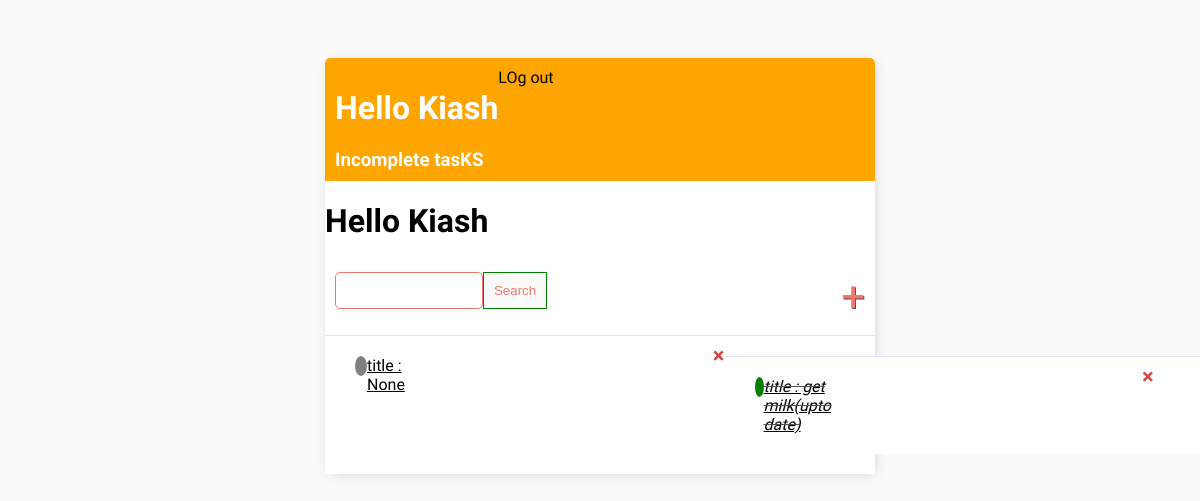
Before: / (signed in) with the older database file.
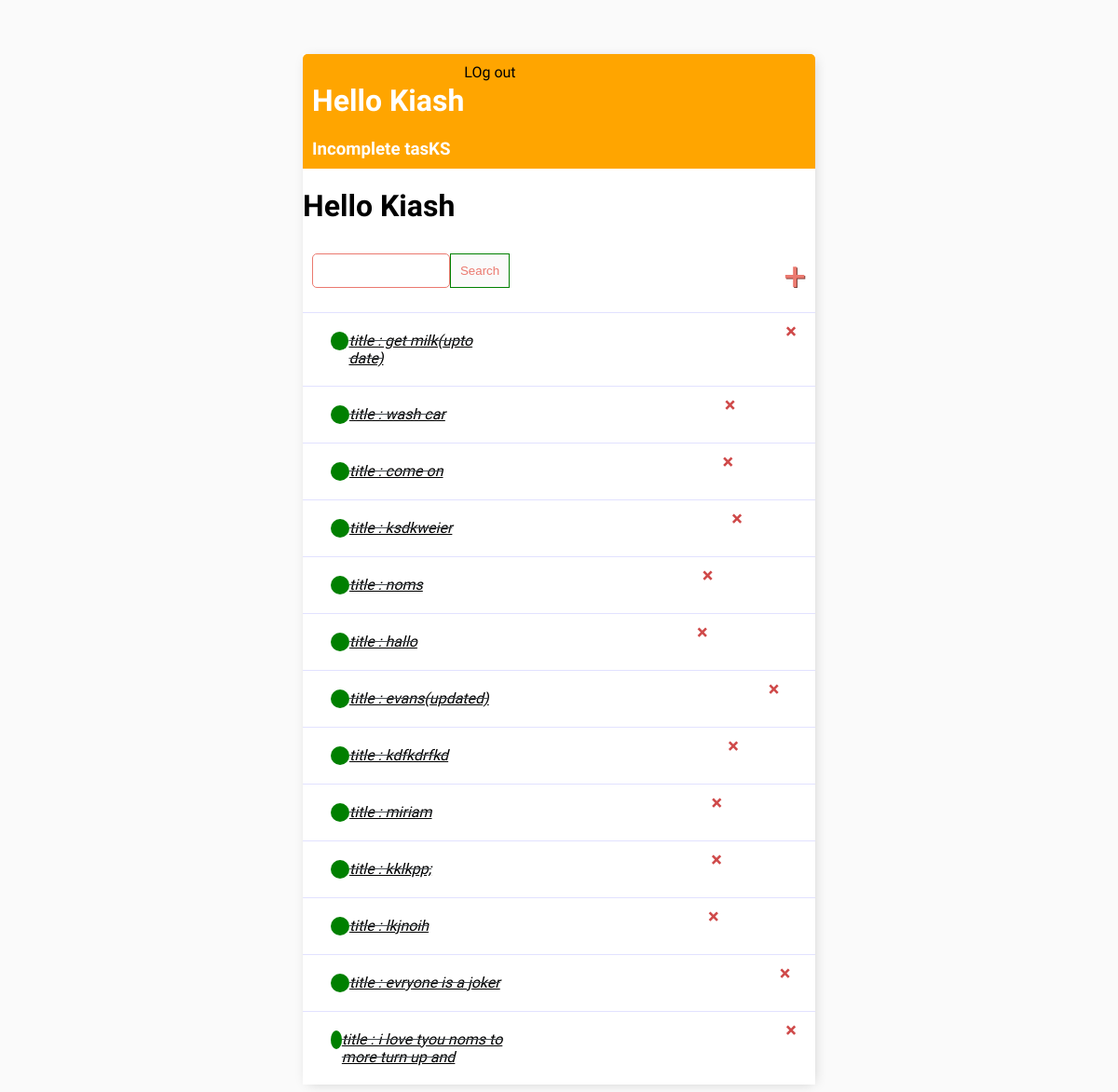
After: the same page with the newer database file.
### todolist/models.py (models this page shows)
class Task(models.Model):
    user=models.ForeignKey(User,on_delete=models.CASCADE)
    title=models.CharField(max_length=200,blank=True,null=True)
    Description=models.TextField(null=True,blank=True,)
    complete=models.BooleanField(default=False)
    creeated=models.DateTimeField(auto_now_add=True)
    def __str__(self):
         return f'title :  {self.   title}'
    class Meta:
        ordering=['complete']

### todolist/views.py (the view)
# urls.py: path('',TaskView.as_view(),name='task'),
class TaskView(LoginRequiredMixin,ListView):
    model=Task
    context_object_name='task'
    def get_context_data(self ,**kwargs):
        context=super().get_context_data(**kwargs)
        context['task']=context['task'].filter(user=self.request.user)
        context['countr']=context['task'].filter(complete=False).count()
        search_input=self.request.GET.get('search-area')
        if search_input:
            context['task']=context['task'].filter(title__startswith=search_input)
            context['task']=search_input
        return context

### todolist/templates/todolist/task_list.html (shortened to what this page needs)
{% extends 'main.html' %}
{% block content %}
<div class="header-bar">
    <div>
        <h1>Hello {{request.user|title}}</h1>
        <h3  style="margin:0;">Incomplete tasKS  </h3>
    </div>
    {% if request.user.is_authenticated %}
<a href="{% url 'todolist:logout' %} ">LOg out</a>
{%  else  %}
<a href="{% url  'todolist:login'  %}" >LOG IN</a>
{% endif %}
</div>
<h1>Hello  {{request.user|title}} </h1>
<div id="search">
    <form method='GET' style="margin:2opx;display:flex;" >
        <input type='text' name='search-area' value="{{search_input}}">
        <input class="button" type='submit' value='Search',>
    </form>
    <a  id="add-link" href="{% url 'todolist:task-create'  %}">&#x2b</a>
</div>
<div  class="task-items-wrapper">
    {% for task in task %}
    <div  class="task-wrapper">
        {% if task.complete %}
        <div class="task-title">
            <div class="task-complete-icons"></div>
            <i><s><a href="{% url 'todolist:task-update' task.id  %}"> {{task}}</a></s></i>
        </div>
        <a  class="delete-task"  href="{% url 'todolist:task-delete' task.id %}">&#215;</a>
        {% else %}
        <div class="task-title">
            <div class="task-incomplete-icons"></div>
            <a href="{% url 'todolist:task-update' task.id  %}"> {{task}}</a>
            <a  class="delete-task"  href="{% url 'todolist:task-delete' task.id %}">&#215;</a>
        {% endif %}
    </div>
    {% empty %}
    <h1>No item in list </h1>
    {%  endfor %}
</div>
 {% endblock %}

Changed rows visible on the page:
removed Task: title "title : None"
now on this page (row edited): Task: title "title : wash car"
now on this page (row unchanged): Task: title "title : come on"
now on this page (row unchanged): Task: title "title : ksdkweier"
now on this page (row unchanged): Task: title "title : noms"
now on this page (row unchanged): Task: title "title : hallo"
now on this page (row edited): Task: title "title : evans(updated)"
now on this page (row unchanged): Task: title "title : kdfkdrfkd"
now on this page (row unchanged): Task: title "title : miriam"
now on this page (row unchanged): Task: title "title : kklkpp;"
now on this page (row unchanged): Task: title "title : lkjnoih"
now on this page (row edited): Task: title "title : evryone is a joker"
added Task: title "title : i love tyou noms to more turn up and"
